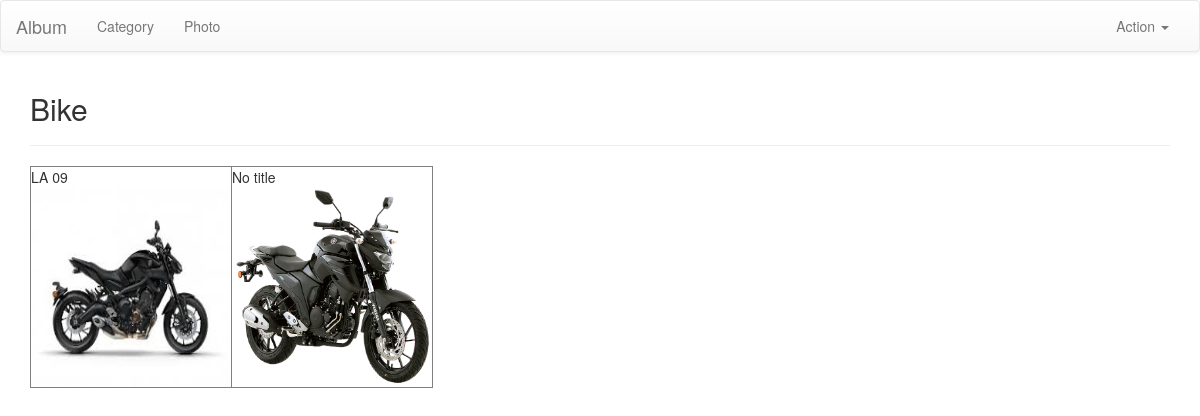
The app's page /album/category/4/detail/ with its own data.
### album/models.py (models this page shows, shortened)
class Category(models.Model):
    name = models.CharField(max_length=50)

class Photo(models.Model):
    category = models.ForeignKey('Category', on_delete=models.PROTECT )
    title = models.CharField(max_length=50, default='No title')
    photo = models.ImageField(upload_to='photos/')
    pub_date = models.DateField(auto_now_add=True)
    favorite = models.BooleanField(default=False)
    comment = models.CharField(max_length=200, blank=True)

### album/views.py (the view)
# urls.py: path('category/<int:category_id>/detail/', views.category_detail, name='category-detail'),
def category_detail(request, category_id):
	category = Category.objects.get(id=category_id)
	context = {'object': category}
	return render(request, 'album/category_detail.html', context)

### album/templates/album/category_detail.html
{% extends 'base.html' %}
{% load static %}
{% block section %}
    <h2>{{ object.name }}</h2>
    <hr>
{% endblock section %}
{% block maincontent %}
<div>
    <table border="1px">
        <tr>
            {% for p in object.photo_set.all %}
                <td>
                    <div>{{ p.title }}</div>
                    <div>
                        <a href="{% url "photo-detail" p.id %}">
                            <img src="{% static p.photo.url %}" style="width:200px;height:200px"/>
                        </a>
                    </div>
                </td>
            {% endfor %}
        </tr>
    </table>
</div>
{% endblock maincontent %}

### records on screen
Category: name "Bike"
Photo: title "LA 09", photo (picture)
Photo: title "No title", photo (picture)
